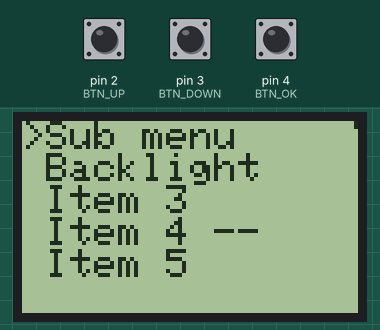
Simulated run of this sketch. Board: Arduino Uno, built with avr-gcc and run on an emulated ATmega328P. Parts: 84×48 one-colour display. Inputs (shaded band) come from the test bench; at power-on: pin 2 (BTN_UP) HIGH, pin 3 (BTN_DOWN) HIGH, pin 4 (BTN_OK) HIGH.

Above: at 1.2 s.
1.3 s: pin 2 (BTN_UP) pulled LOW for 3.2 s
At 1.45 s:
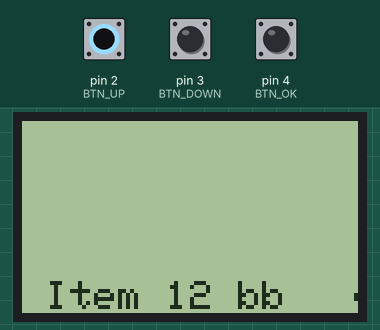
At 5.6 s:
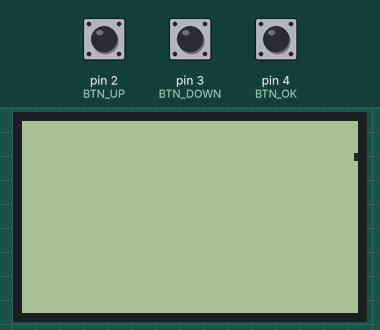
6.0 s: pin 2 (BTN_UP) pulled LOW for 0.15 s
7.6 s: pin 2 (BTN_UP) pulled LOW for 1 s
10.1 s: pin 3 (BTN_DOWN) pulled LOW for 1 s
12.6 s: pin 3 (BTN_DOWN) pulled LOW for 0.15 s
Timing chart, 0 to 15.2 s (numbered marks = the images above; inputs shaded):
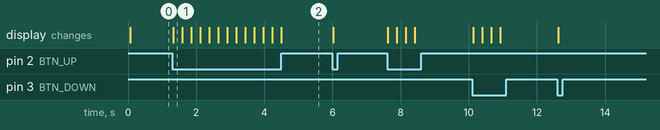

Measured:
- after the input at 1.3 s, the display: changes at once (image 1)

The sketch:

MenuExample.ino
```cpp
/*
Name:		MenuExample.ino
Created:	06.01.2018 20:41:17
Author:	Fox

Uses Nokia 5110 LCD as Display and 3 buttons for control (Up, Down, Select/OK)

Program size: 8 324 bytes (used 27% of a 30 720 byte maximum)
Minimum Memory Usage: 944 bytes (46% of a 2048 byte maximum)

TODO:
	* Use PROGMEM for free some ram
	* Make StaticMenu (PROGMEM/Flash) and DynamicMenu (Current/RAM)
*/

#include <Adafruit-GFX-Library-master\Adafruit_GFX.h>
#include <Adafruit-PCD8544-Nokia-5110-LCD-library-master\Adafruit_PCD8544.h>

#include "MenuHelper.h"

#define BTN_UP		2
#define BTN_DOWN	3
#define BTN_OK		4
#define BTN_DEBOUNCE_TIME	10
#define BTN_REPEAT_TIME		250

//Adafruit_PCD8544 display = Adafruit_PCD8544(12, 11, 10, 9, 8);	// Software SPI
Adafruit_PCD8544 display = Adafruit_PCD8544(8, 7, 6);	// Hardware SPI
#define LCD_BL_PIN	5	// Pin for control LCD Backlight

MenuItem MainMenuList[] = {
	{ "Sub menu", PrintSubMenu },
	{ "Backlight", ToggleBacklight },
	{ "Item 3", nullptr },
	{ "Item 4 --", nullptr },
	{ "Item 5", nullptr },
	{ "Item 6 ++", nullptr },
	{ "Item 7", nullptr },
	{ "Item 8 ==", nullptr },
	{ "Item 9", nullptr },
	{ "Item 10", nullptr },
	{ "Item 11 aa", nullptr },
	{ "Item 12 bb", nullptr },
	{ "Item 13 cc", nullptr },
	{ "Item 14 dd", nullptr },
	{ "Item 15 ee", nullptr },
	{ "Item 16 ff", nullptr },
};

MenuList MainMenu = {
	"Main menu",
	MainMenuList,
	sizeof(MainMenuList) / sizeof(MenuItem),
};

MenuItem SubMenuList[] = {
	{ "Sub Item 1", nullptr },
	{ "Sub Item 2", nullptr },
	{ "Sub Item 3", nullptr },
	{ "Sub Item 4", nullptr },
	{ "Sub Item 5", nullptr },
	{ "Sub Item 6", nullptr },
	{ "Sub Item 7", nullptr },
	{ "Main Menu", PrintMainMenu },
};

MenuList SubMenu = {
	"Sub menu",
	SubMenuList,
	sizeof(SubMenuList) / sizeof(MenuItem),
};

MenuList *CurrentMenu = &MainMenu;
uint8_t ActiveItem = 0;
uint8_t MaxMenuItems = 5;
uint8_t SpcMenuItems = 2;

void PrintMainMenu() {
	CurrentMenu = &MainMenu;
	ActiveItem = 0;
	PrintMenu();
}

void PrintSubMenu() {
	CurrentMenu = &SubMenu;
	ActiveItem = 0;
	PrintMenu();
}

void ToggleBacklight() {
	digitalWrite(LCD_BL_PIN, !digitalRead(LCD_BL_PIN));		// Led backlight TURN ON
}

void(*BtnOnPressUp)();
void(*BtnOnPressDown)();
void(*BtnOnPressOk)();

void PrintMenu() {
	uint8_t min = 0;

	if (ActiveItem > SpcMenuItems) {
		min = ActiveItem - SpcMenuItems;

		if (ActiveItem > CurrentMenu->Count - MaxMenuItems + 1)
			min = CurrentMenu->Count - MaxMenuItems;
	}

	uint8_t max = min + MaxMenuItems;
	if (max > CurrentMenu->Count - 1)
		max = CurrentMenu->Count;

	display.clearDisplay();
	for (; min < max; min++)
	{
		(min == ActiveItem) ? display.print(">") : display.print(" ");
		display.println(CurrentMenu->Items[min].Name);
	}

	/*
	// Scroll right side, 5px width with line
	display.drawRect(84 - 5, 0, 5, 48, BLACK);
	display.drawFastVLine(84 - 3, map(ActiveItem, 0, CurrentMenu->Count, 2, 48 - 3), (48 - 2 * 2) / CurrentMenu->Count, BLACK);
	*/
	uint8_t scrollSize = (48 - 2 * 2) / CurrentMenu->Count;
	display.drawFastVLine(84 - 1, map(ActiveItem, 0, CurrentMenu->Count, 0, 48 - scrollSize), scrollSize, BLACK);


	/*
	// Menu items count, bottom-right + horisontal line top of hem
	display.drawFastHLine(0, 40, 84, BLACK);
	display.setCursor(6 * 9, 41);	// Font size * char count (padding/tabulation)
	display.print(ActiveItem + 1);
	display.print("/");
	display.print(CurrentMenu->Count);
	*/

	/*
	// Menu items count, bottom-right, White text on Black background
	display.fillRect(0, 40, 84, 8, BLACK);
	display.setTextColor(WHITE);
	display.setCursor(6 * 9, 41);
	display.print(ActiveItem + 1);
	display.print("/");
	display.print(CurrentMenu->Count);
	display.setTextColor(BLACK);
	*/

	display.display();

}

void MenuUp() {
	if (ActiveItem == 0)
		ActiveItem = CurrentMenu->Count - 1;
	else
		ActiveItem--;
	PrintMenu();
}

void MenuDown() {
	if (ActiveItem == CurrentMenu->Count - 1)
		ActiveItem = 0;
	else
		ActiveItem++;
	PrintMenu();
}

void MenuSelect() {
	if (CurrentMenu->Items[ActiveItem].Function != nullptr)
		CurrentMenu->Items[ActiveItem].Function();	// Need run in separated thread or similar
}

void setup() {
	// Buttons init
	pinMode(BTN_UP, INPUT_PULLUP);
	pinMode(BTN_DOWN, INPUT_PULLUP);
	pinMode(BTN_OK, INPUT_PULLUP);

	BtnOnPressDown = MenuDown;
	BtnOnPressUp = MenuUp;
	BtnOnPressOk = MenuSelect;

	// LCD init
	display.begin();
	display.setContrast(52);
	display.setTextColor(BLACK);
	display.setTextSize(1);
	display.clearDisplay();
	display.display();

	pinMode(LCD_BL_PIN, OUTPUT);		// Led backlight init
	digitalWrite(LCD_BL_PIN, HIGH);		// Led backlight TURN ON

	// Print main menu on screen
	PrintMenu();
}

void CheckButton(uint8_t buttonPin, void(*function)()) {
	if (digitalRead(buttonPin) == LOW)
	{
		delay(BTN_DEBOUNCE_TIME); // debounce
		while (digitalRead(buttonPin) == LOW)
		{
			if (function != nullptr)
				function();
			delay(BTN_REPEAT_TIME);
		}
	}
}

void loop() {
	CheckButton(BTN_UP, BtnOnPressUp);
	CheckButton(BTN_DOWN, BtnOnPressDown);
	CheckButton(BTN_OK, BtnOnPressOk);
}
```

MenuHelper.h
```cpp
#pragma once

struct MenuItem
{
	const char *Name;
	void(*Function)();
};

struct MenuList
{
	const char *Name;
	MenuItem *Items;
	uint8_t Count;
};
```
